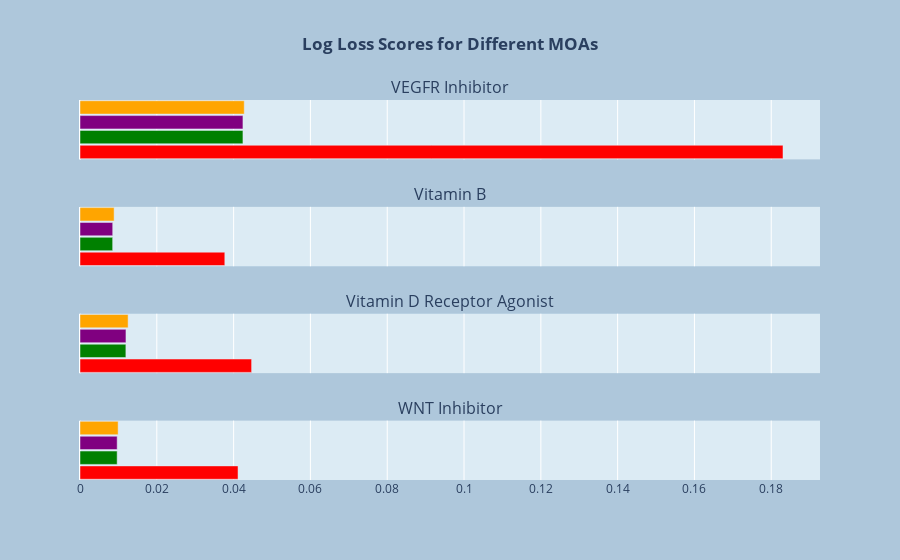

Notebook cell for this chart:
### Code cell
#hovertemplate = 
barxvals = np.array([nusvr_logloss_vals[-4:],linsvr_loss_vals[-4:], logistic_regr_loss_vals[-4:], rfr_loss_vals[-4:]]).swapaxes(0,1)
baryvals = ['NuSVR','LinSVR','Logistic Regression','Rand Forest Regression']
colors = ['red','green','purple','orange']

fig = make_subplots(rows=4, cols=1,
    shared_xaxes=True,
    subplot_titles=['VEGFR Inhibitor','Vitamin B','Vitamin D Receptor Agonist','WNT Inhibitor'])
fig.append_trace(
    go.Bar(
    y = baryvals,
    x=barxvals[0],
    hoverinfo = "y",
    marker_color = colors,
    orientation='h'
    ), row=1, col=1)
fig.append_trace(
    go.Bar(
    y = baryvals,
    x=barxvals[1],
    hoverinfo = "y",
    marker_color = colors,
    orientation='h'
    ), row=2, col=1)
fig.append_trace(
    go.Bar(
    y = baryvals,
    x=barxvals[2],
    hoverinfo = "y",
    marker_color = colors,
    orientation='h'
    ), row=3, col=1)
fig.append_trace(
    go.Bar(
    y = baryvals,
    x=barxvals[3],
    hoverinfo = "y",
    marker_color = colors,
    orientation='h'), row=4, col=1)
# Change the bar mode
#fig.update_xaxes(autorange='reversed')
fig.update_yaxes(visible=False, showticklabels=False)
fig.update_layout(
    title='<b>Log Loss Scores for Different MOAs</b>',
    title_x=0.5,
    bargap=0.1,
    showlegend=False,
    paper_bgcolor='rgba(154,186,211,0.8)',
    plot_bgcolor='rgba(232,246,252,0.8)'
)
fig.show()

the_date = str(datetime.datetime.now())[:10]
html_path = 'figures/Plotly_hbarchart_' + the_date + '.html'
plotly.io.write_html(fig, html_path)

### Figure 1 — Plotly figure (JSON) as saved in the notebook; plotly's stock layout.template omitted (floating-point values rounded to 4 significant figures)
{"data": [{"hoverinfo": "y", "marker": {"color": ["red", "green", "purple", "orange"]}, "orientation": "h", "type": "bar", "x": [0.1831, 0.04243, 0.04243, 0.04277], "xaxis": "x", "y": ["NuSVR", "LinSVR", "Logistic Regression", "Rand Forest Regression"], "yaxis": "y"}, {"hoverinfo": "y", "marker": {"color": ["red", "green", "purple", "orange"]}, "orientation": "h", "type": "bar", "x": [0.03771, 0.008507, 0.008521, 0.00889], "xaxis": "x2", "y": ["NuSVR", "LinSVR", "Logistic Regression", "Rand Forest Regression"], "yaxis": "y2"}, {"hoverinfo": "y", "marker": {"color": ["red", "green", "purple", "orange"]}, "orientation": "h", "type": "bar", "x": [0.04469, 0.01195, 0.01197, 0.01254], "xaxis": "x3", "y": ["NuSVR", "LinSVR", "Logistic Regression", "Rand Forest Regression"], "yaxis": "y3"}, {"hoverinfo": "y", "marker": {"color": ["red", "green", "purple", "orange"]}, "orientation": "h", "type": "bar", "x": [0.04115, 0.00968, 0.009681, 0.009935], "xaxis": "x4", "y": ["NuSVR", "LinSVR", "Logistic Regression", "Rand Forest Regression"], "yaxis": "y4"}], "layout": {"annotations": [{"font": {"size": 16}, "showarrow": false, "text": "VEGFR Inhibitor", "x": 0.5, "xanchor": "center", "xref": "paper", "y": 1, "yanchor": "bottom", "yref": "paper"}, {"font": {"size": 16}, "showarrow": false, "text": "Vitamin B", "x": 0.5, "xanchor": "center", "xref": "paper", "y": 0.7188, "yanchor": "bottom", "yref": "paper"}, {"font": {"size": 16}, "showarrow": false, "text": "Vitamin D Receptor Agonist", "x": 0.5, "xanchor": "center", "xref": "paper", "y": 0.4375, "yanchor": "bottom", "yref": "paper"}, {"font": {"size": 16}, "showarrow": false, "text": "WNT Inhibitor", "x": 0.5, "xanchor": "center", "xref": "paper", "y": 0.1562, "yanchor": "bottom", "yref": "paper"}], "bargap": 0.1, "paper_bgcolor": "rgba(154,186,211,0.8)", "plot_bgcolor": "rgba(232,246,252,0.8)", "showlegend": false, "title": {"text": "<b>Log Loss Scores for Different MOAs</b>", "x": 0.5}, "xaxis": {"anchor": "y", "domain": [0, 1], "matches": "x4", "showticklabels": false}, "xaxis2": {"anchor": "y2", "domain": [0, 1], "matches": "x4", "showticklabels": false}, "xaxis3": {"anchor": "y3", "domain": [0, 1], "matches": "x4", "showticklabels": false}, "xaxis4": {"anchor": "y4", "domain": [0, 1]}, "yaxis": {"anchor": "x", "domain": [0.8438, 1], "showticklabels": false, "visible": false}, "yaxis2": {"anchor": "x2", "domain": [0.5625, 0.7188], "showticklabels": false, "visible": false}, "yaxis3": {"anchor": "x3", "domain": [0.2812, 0.4375], "showticklabels": false, "visible": false}, "yaxis4": {"anchor": "x4", "domain": [0, 0.1562], "showticklabels": false, "visible": false}}}
